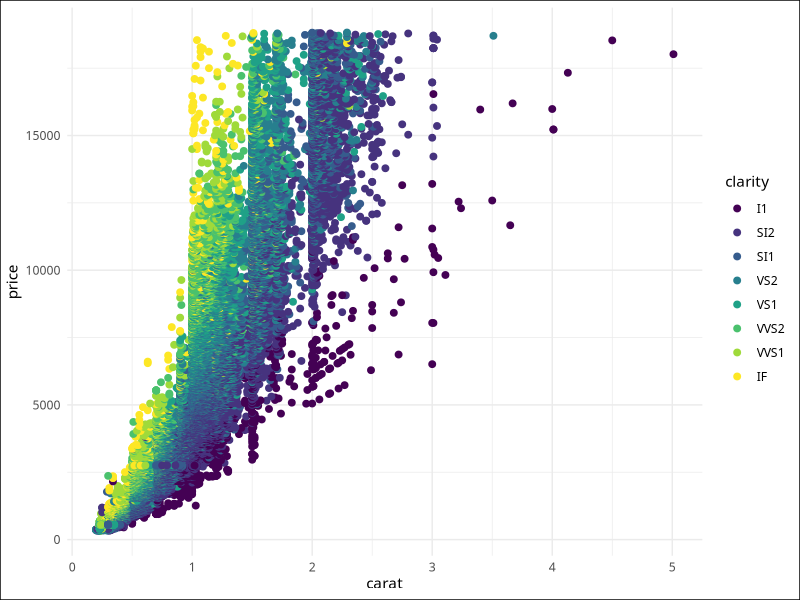
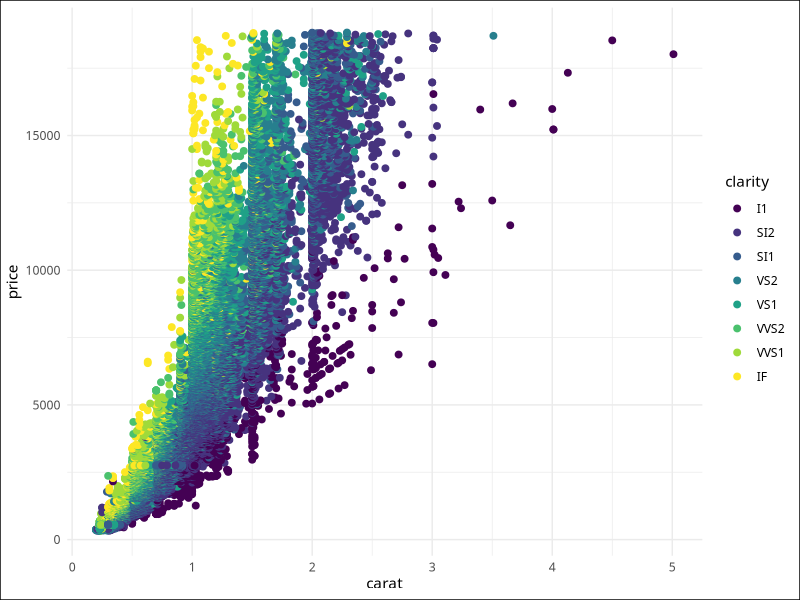

R code for these plots, in order:
## ---- chunk 1
#| label: setup

library(tidyverse)
## ---- chunk 2
#| label: plot1

plot1 <- ggplot(diamonds) +
  aes(carat, price, colour = clarity) +
  geom_point(size = 2) +
  theme_minimal(base_family = "Handjet") +
  theme(plot.background = element_rect(fill = "white"))

# view the plot interactively
plot1

# save the plot to disk
ggsave("plot1.png", plot1)
